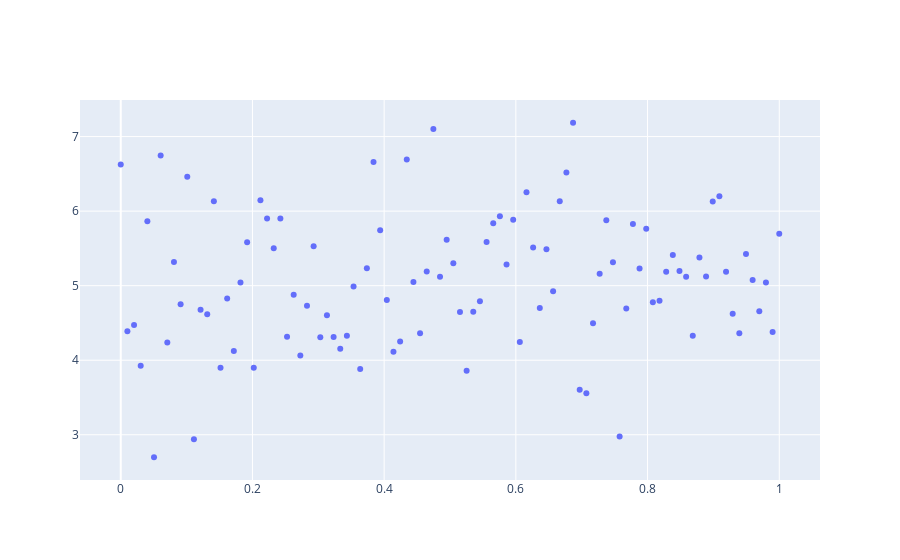

Notebook code cell kept with this figure:
### Code cell
import plotly.graph_objects as go

# Create random data with numpy
import numpy as np
np.random.seed(1)

N = 100
random_x = np.linspace(0, 1, N)
random_y0 = np.random.randn(N) + 5
random_y1 = np.random.randn(N)
random_y2 = np.random.randn(N) - 5

fig = go.Figure()

# Add traces
fig.add_trace(go.Scatter(x=random_x, y=random_y0,
                    mode='markers',
                    name='markers'))


"""
            return {
                x: dat.index,        // Dates from the index
                y: yValues,          // Price history for each ticker
                type: 'scatter',
                mode: 'lines',
                name: ticker,        // Ticker as the legend name
                //color: ticker
            };
            """
